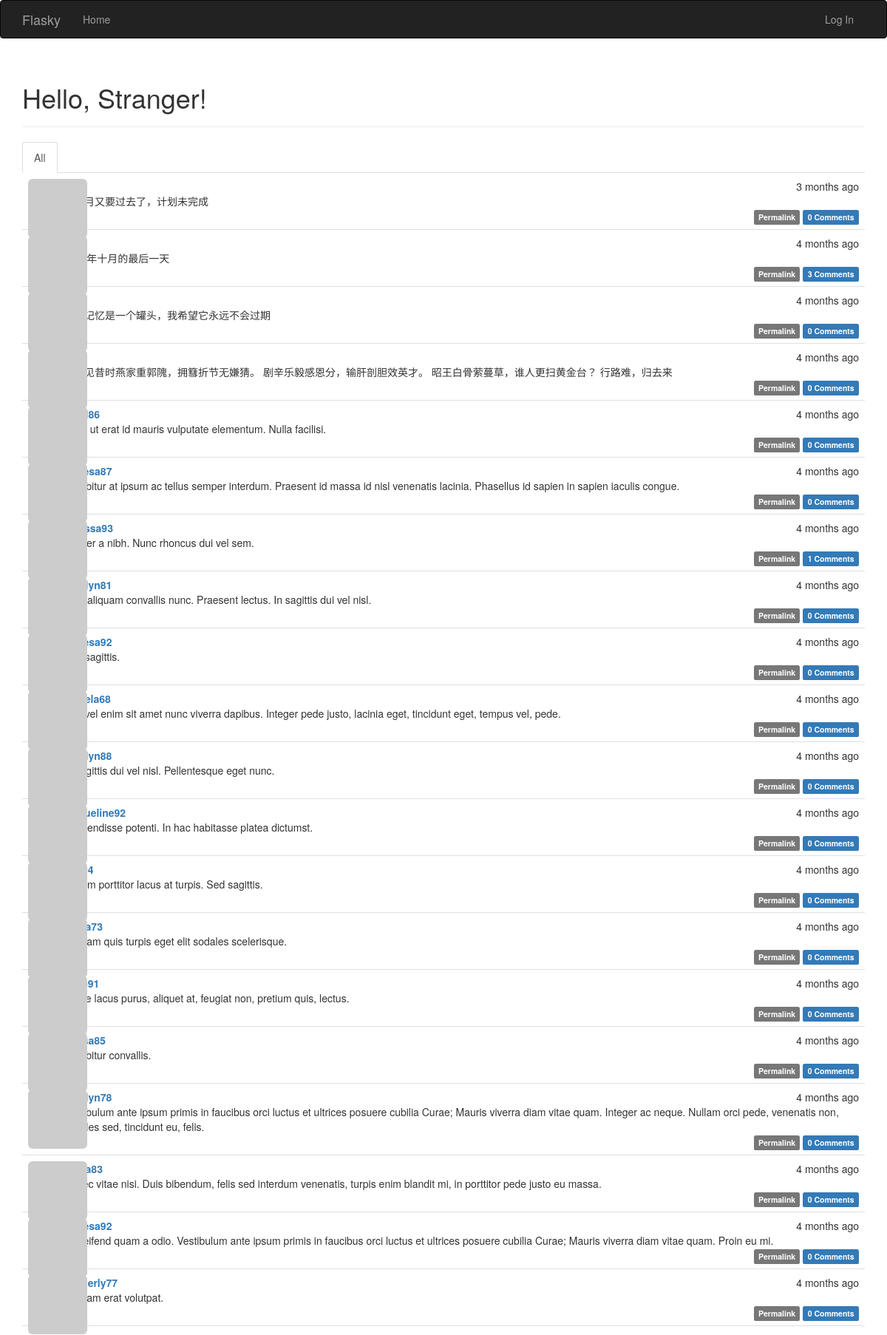
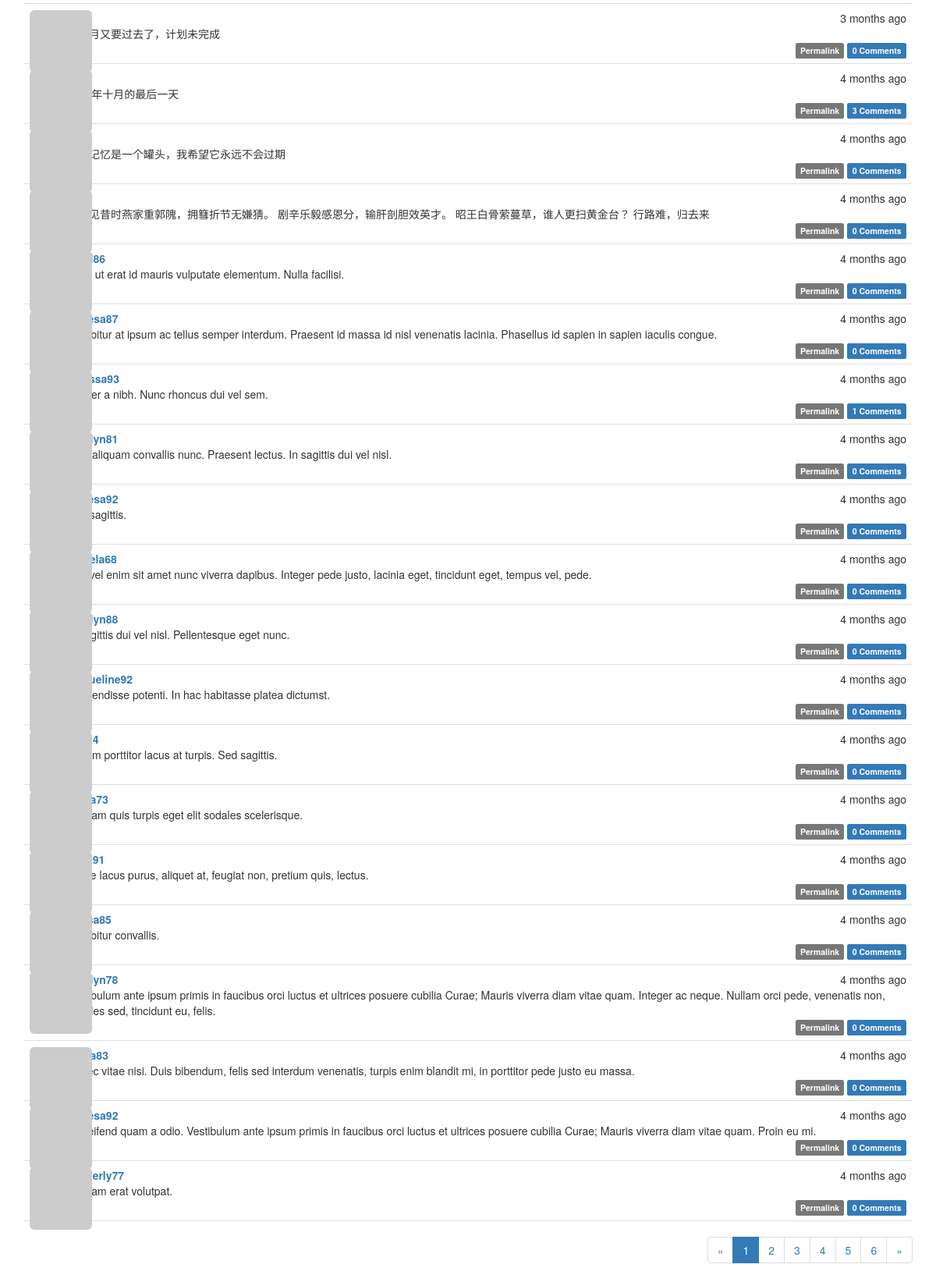
The page / on the database its author committed (2 pictures, top to bottom).
### app/models.py (models this page shows, shortened)
class Post(db.Model):
    __tablename__='post'
    id=db.Column(db.Integer,primary_key=True)
    body=db.Column(db.Text)
    timestamp=db.Column(db.DateTime,index=True,default=datetime.utcnow)
    author_id=db.Column(db.Integer,db.ForeignKey('users.id'))
    comments=db.relationship('Comment',backref='post',lazy='dynamic')

class User(UserMixin,db.Model):
    __tablename__ = 'users'
    id = db.Column(db.Integer, primary_key=True)
    email = db.Column(db.String(64), unique=True, index=True)
    username = db.Column(db.String(64), unique=True, index=True)
    role_id = db.Column(db.Integer, db.ForeignKey('roles.id'))
    password_hash = db.Column(db.String(128))
    confirmed = db.Column(db.Boolean, default=False)
    name = db.Column(db.String(64))
    location = db.Column(db.String(64))
    about_me = db.Column(db.Text())
    member_since = db.Column(db.DateTime(), default=datetime.utcnow)
    last_seen = db.Column(db.DateTime(), default=datetime.utcnow)
    posts=db.relationship('Post',backref='author',lazy='dynamic')
    followed=db.relationship('Follow',foreign_keys=[Follow.follower_id],backref=db.backref('follower',lazy='joined'),
                             lazy='dynamic',
                             cascade='all,delete-orphan')
    follower=db.relationship('Follow',foreign_keys=[Follow.followed_id],backref=db.backref('followed',lazy='joined'),
                             lazy='dynamic',
                             cascade='all,delete-orphan')
    comments=db.relationship('Comment',backref='author',lazy='dynamic')
    @property
    def password(self):
        raise AttributeError('password is not a readable attribute')
    def gravatar(self,size=100,default='identicon',rating='g'):
        if request.is_secure:
            url='https://secure.gravatar.com/avatar'
        else:
            url = 'http://www.gravatar.com/avatar'
        hash=hashlib.md5(self.email.encode('utf-8')).hexdigest()
        return '{url}/{hash}?s={size}&d={default}&r={rating}'.format(url=url,hash=hash,size=size,default=default,rating=rating)

### app/main/views.py (the view)
@main.route('/', methods=['GET', 'POST'])
def index():
    form=PostForm()
    if current_user.can(Permission.WRITE_ARTICLES) and \
            form.validate_on_submit():
        post = Post(body=form.body.data,author=current_user._get_current_object())
        db.session.add(post)
        return redirect(url_for('.index'))
    page=request.args.get('page',1,type=int)
    show_followed=False
    if current_user.is_authenticated:
        show_followed=bool(request.cookies.get('show_followed',''))
    if show_followed:
        query = current_user.followed_posts
    else:
        query =Post.query
    pagination=query.order_by(Post.timestamp.desc()).paginate(page,error_out=False)
    posts=pagination.items
    return render_template('index.html',form=form,posts=posts,show_followed=show_followed,pagination=pagination)

### app/auth/views.py (called while the page is built)
@auth.before_app_request
def before_request():
    if current_user.is_authenticated:
        current_user.ping()
        if not current_user.confirmed and request.endpoint[:5] != 'auth.'\
            and request.endpoint != 'static':
            return redirect(url_for('auth.unconfirmed'))

### app/main/__init__.py (called while the page is built)
@main.app_context_processor
def inject_permissions():
    return dict(Permission=Permission)

### app/models.py (called while the page is built)
    def can(self,permissions):
        return False

    def is_administrator(self):
        return False

### app/templates/index.html (shortened to what this page needs)
{% extends "base.html" %}
{% import "bootstrap/wtf.html" as wtf %}
{% import "_macros.html" as macros %}
{% block page_content %}
<div class="page-header">
    <h1>Hello, {% if current_user.is_authenticated %}{{ current_user.username }}{% else %}Stranger{% endif %}!</h1>
</div>
<div class="post-tabs">
    <ul class="nav nav-tabs">
        <li{% if not show_followed %} class="active"{% endif %}><a href="{{ url_for('.show_all') }}">All</a></li>
    </ul>
    {% include '_posts.html' %}
</div>
{% include '_posts.html' %}
{% if pagination %}
<div class="pagination">
    {{ macros.pagination_widget(pagination, '.index') }}
</div>
{% endif %}
{% endblock %}

### app/templates/_posts.html (shortened to what this page needs)
<ul class="posts">
    {% for post in posts %}
    <li class="post">
        <div class="post-thumbnail">
            <a href="{{ url_for('.user', username=post.author.username) }}">
                <img class="img-rounded profile-thumbnail" src="{{ post.author.gravatar(size=40) }}">
            </a>
        </div>
        <div class="post-content">
            <div class="post-date">{{ moment(post.timestamp).fromNow() }}</div>
            <div class="post-author"><a href="{{ url_for('.user', username=post.author.username) }}">{{ post.author.username }}</a></div>
            <div class="post-body">
                 {% if post.body_html %}
                    {{ post.body_html | safe }}
                {% else %}
                    {{ post.body }}
                {% endif %}
            </div>
            <div class="post-footer">
                <a href="{{ url_for('.post', id=post.id) }}">
                    <span class="label label-default">Permalink</span>
                </a>
                <a href="{{ url_for('.post', id=post.id) }}#comments">
                    <span class="label label-primary">{{ post.comments.count() }} Comments</span>
                </a>
            </div>
        </div>
    </li>
    {% endfor %}
</ul>

### app/static/styles.css (style rules this page uses)
.profile-thumbnail { position: absolute; }
div.post-tabs { margin-top: 16px; }
ul.posts { list-style-type: none; padding: 0px; margin: 16px 0px 0px 0px; border-top: 1px solid #e0e0e0; }
div.post-tabs ul.posts { margin: 0px; border-top: none; }
ul.posts li.post { padding: 8px; border-bottom: 1px solid #e0e0e0; }
div.post-date { float: right; }
div.post-author { font-weight: bold; }
div.post-thumbnail { position: absolute; }
div.post-content { margin-left: 48px; min-height: 48px; }
div.post-footer { text-align: right; }
div.pagination { width: 100%; text-align: right; padding: 0px; margin: 0px; }

### rows shown on the page
Post: timestamp "3 months ago", body "一个月又要过去了，计划未完成", comments.count "0"
Post: timestamp "4 months ago", body "2015年十月的最后一天", comments.count "3"
Post: timestamp "4 months ago", body "如果记忆是一个罐头，我希望它永远不会过期", comments.count "0"
Post: timestamp "4 months ago", body "君不见昔时燕家重郭隗，拥篲折节无嫌猜。 剧辛乐毅感恩分，输肝剖胆效英才。 昭王白骨萦蔓草，谁人更扫黄金台？ 行路难，归去来", comments.count "0"
Post: timestamp "4 months ago", body "Nulla ut erat id mauris vulputate elementum. Nulla facilisi.", comments.count "0"
Post: timestamp "4 months ago", author.username "theresa87", body "Curabitur at ipsum ac tellus semper interdum. Praesent id massa id nisl venenatis lacinia. Phasellus id sapien in sapien iaculis congue.", comments.count "0"
Post: timestamp "4 months ago", author.username "melissa93", body "Integer a nibh. Nunc rhoncus dui vel sem.", comments.count "1"
Post: timestamp "4 months ago", author.username "marilyn81", body "Duis aliquam convallis nunc. Praesent lectus. In sagittis dui vel nisl.", comments.count "0"
Post: timestamp "4 months ago", author.username "theresa92", body "Sed sagittis.", comments.count "0"
Post: timestamp "4 months ago", body "Sed vel enim sit amet nunc viverra dapibus. Integer pede justo, lacinia eget, tincidunt eget, tempus vel, pede.", comments.count "0"
Post: timestamp "4 months ago", author.username "carolyn88", body "In sagittis dui vel nisl. Pellentesque eget nunc.", comments.count "0"
Post: timestamp "4 months ago", author.username "jacqueline92", body "Suspendisse potenti. In hac habitasse platea dictumst.", comments.count "0"
Post: timestamp "4 months ago", body "Nullam porttitor lacus at turpis. Sed sagittis.", comments.count "0"
Post: timestamp "4 months ago", body "Aliquam quis turpis eget elit sodales scelerisque.", comments.count "0"
Post: timestamp "4 months ago", body "Fusce lacus purus, aliquet at, feugiat non, pretium quis, lectus.", comments.count "0"
Post: timestamp "4 months ago", body "Curabitur convallis.", comments.count "0"
Post: timestamp "4 months ago", author.username "carolyn78", body "Vestibulum ante ipsum primis in faucibus orci luctus et ultrices posuere cubilia Curae; Mauris viverra diam vitae quam. Integer ac neque. Nullam orci pede, venenatis non, sodales sed, tincidunt eu, felis.", comments.count "0"
Post: timestamp "4 months ago", body "Donec vitae nisi. Duis bibendum, felis sed interdum venenatis, turpis enim blandit mi, in porttitor pede justo eu massa.", comments.count "0"
Post: timestamp "4 months ago", author.username "theresa92", body "In eleifend quam a odio. Vestibulum ante ipsum primis in faucibus orci luctus et ultrices posuere cubilia Curae; Mauris viverra diam vitae quam. Proin eu mi.", comments.count "0"
Post: timestamp "4 months ago", author.username "kimberly77", body "Aliquam erat volutpat.", comments.count "0"

### other values the page prints
{{ p }} "1"
{{ p }} "2" "3" "4" "5" "6"
